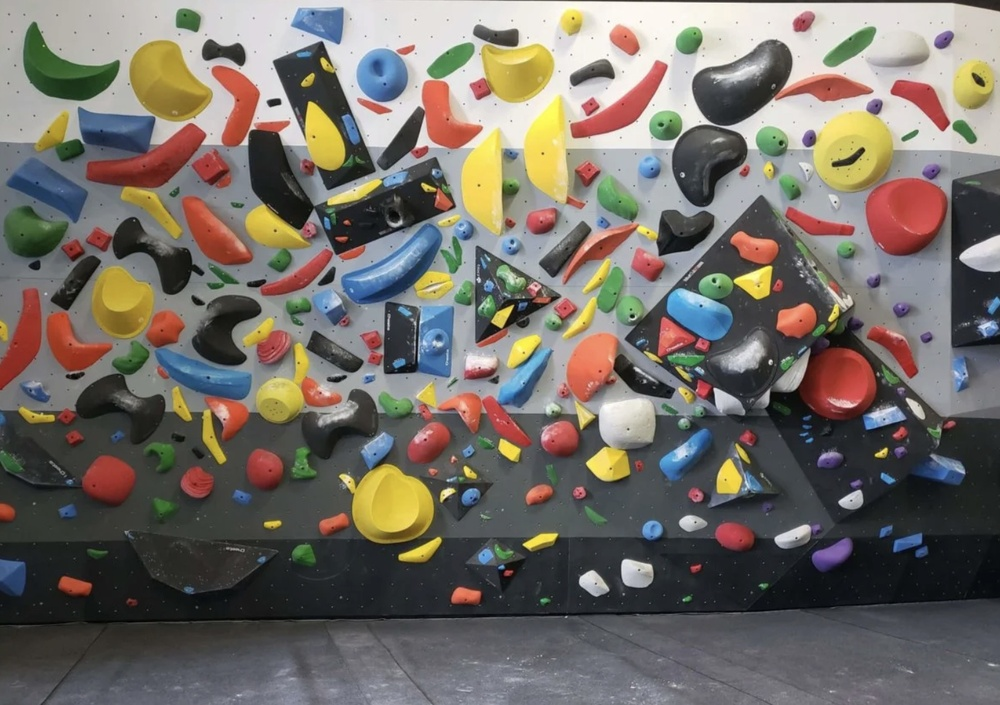
#> input picture backend/testing/test.jpg, 1000 x 705 px, shrunk from 1452 x 1024 before the run
$ python main.py
#> lines starting #> are read from the running program, lines starting #| are printed output that depends on the picture; after the words box and inside, x2 and y2 are one past the last pixel; in counts of white or black regions, pixels touching at a corner belong together
import numpy as np
import cv2 as cv

im = cv.imread('test.jpg')
#> im is the input picture: shape (705, 1000, 3); mean B, G, R 102.8, 109.6, 115.7
assert im is not None, "file could not be read, check with os.path.exists()"
imgray = cv.cvtColor(im, cv.COLOR_BGR2GRAY)
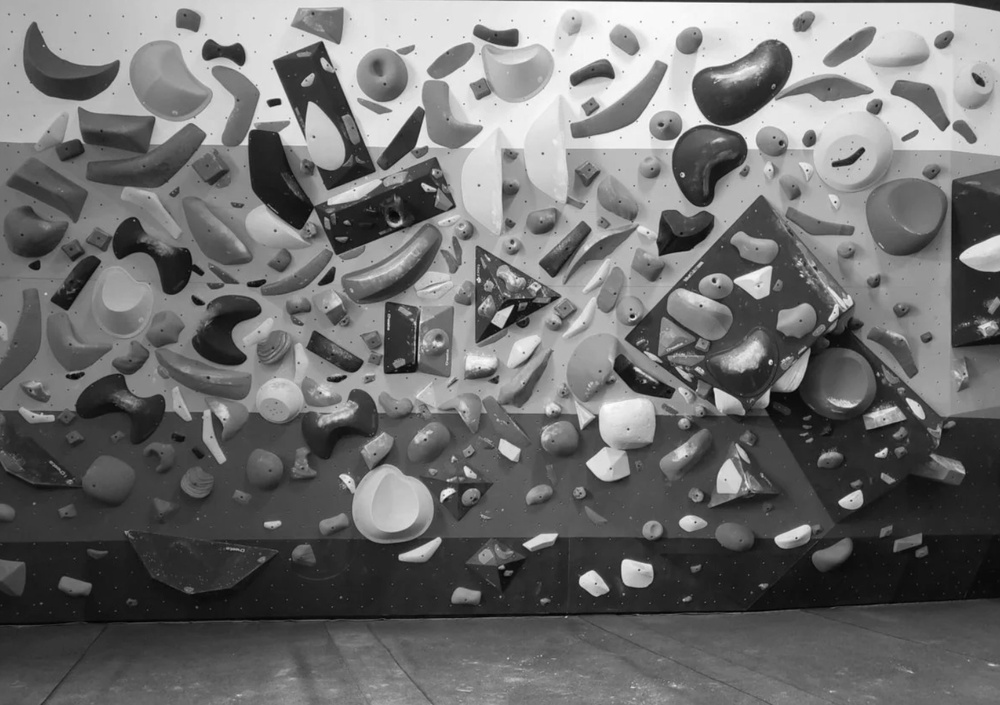
#> imgray: shape (705, 1000); min 0, max 254, mean 110.6
ret, thresh = cv.threshold(imgray, 127, 255, 0)
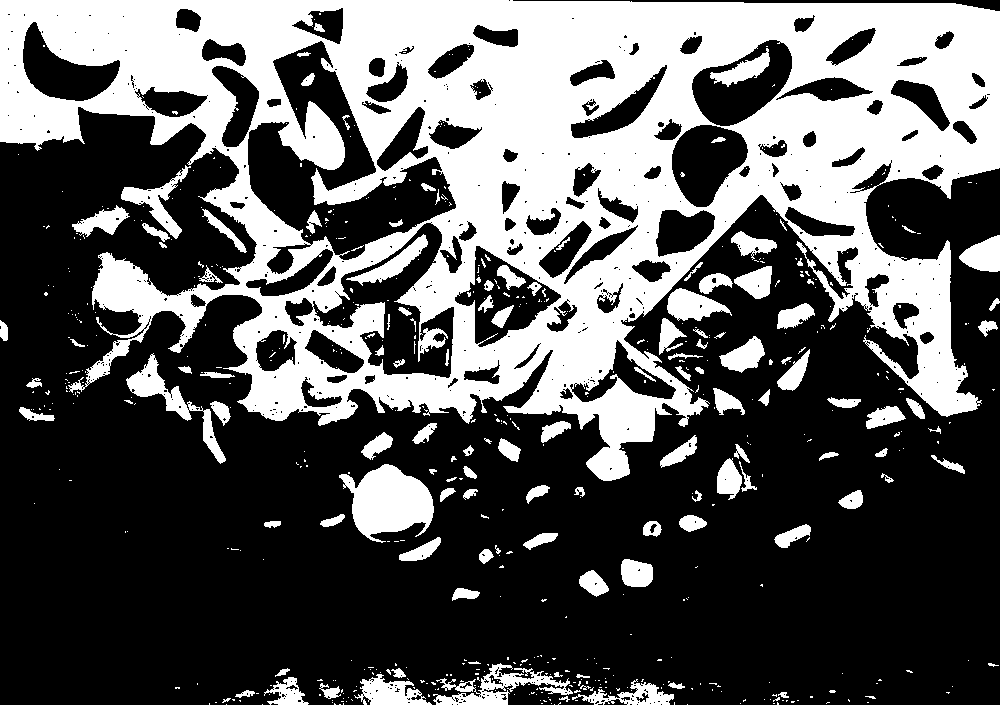
#> thresh: shape (705, 1000); 35.8% white; 601 white regions (478 under 20 px)
contours, hierarchy = cv.findContours(thresh, cv.RETR_TREE, cv.CHAIN_APPROX_SIMPLE)
#> contours = 1326 contours, 1129 with area under 20; largest, box (x1, y1, x2, y2) and area: (0, 0, 1000, 481) 295516, (247, 40, 457, 261) 18407, (312, 222, 455, 379) 9688, (691, 39, 793, 127) 5482, (454, 245, 562, 348) 5363

cv.drawContours(im, contours, -1, (0,255,0), 3)
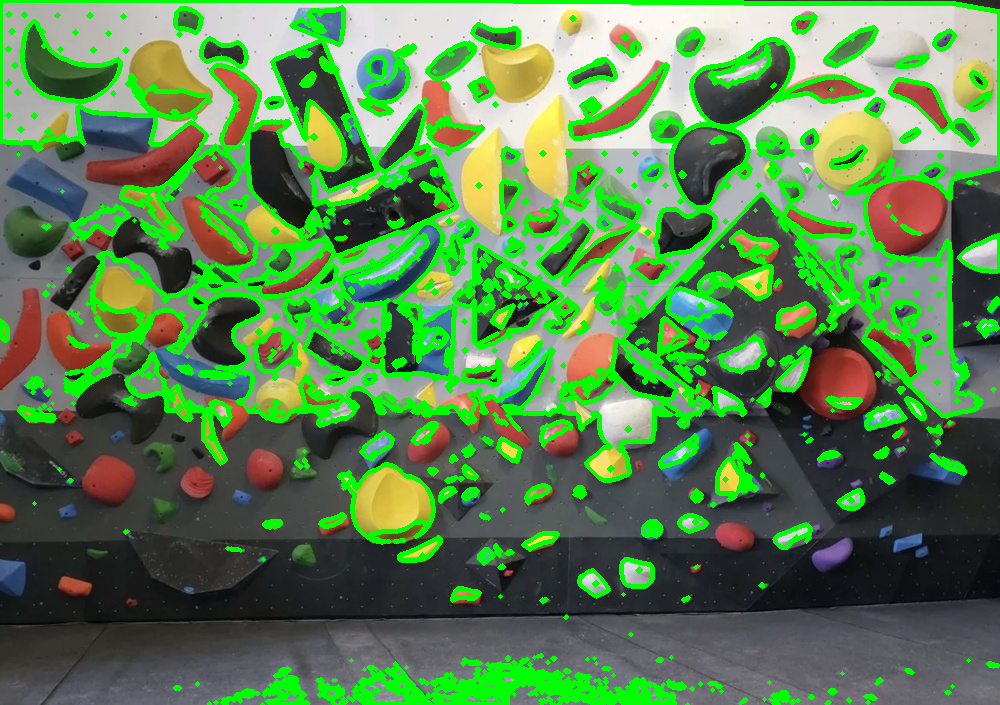
#> im: shape (705, 1000, 3); 18.51% of pixels changed, all inside (x1, y1, x2, y2) = (0, 0, 1000, 705)
